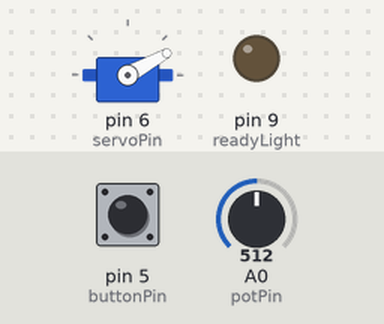
Recording of a sketch running on a simulated Arduino Uno, built with avr-gcc and run on an emulated ATmega328P. On the bench: servo, output pins drawn as LEDs (lit = HIGH). The test bench sets the inputs (shaded band); at power-on: A0 (potPin) = 512, pin 5 (buttonPin) HIGH.

Above: at 1.2 s.
1.3 s: A0 (potPin) set to 716
At 1.6 s:
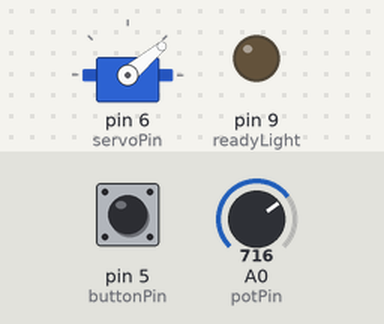
2.8 s: A0 (potPin) set to 306
At 3.9 s:
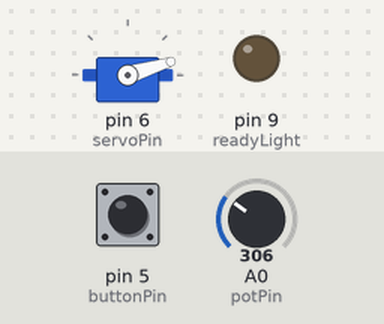
4.3 s: A0 (potPin) set to 58
At 5.0 s:
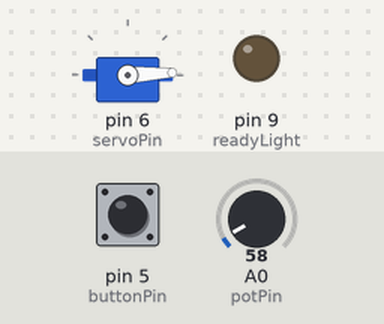
5.8 s: A0 (potPin) set to 50
At 6.2 s:
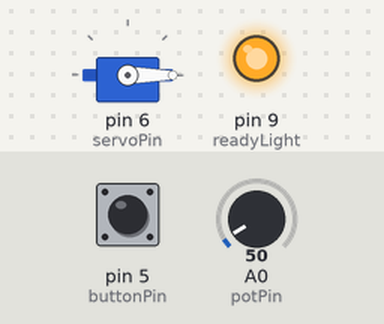
7.3 s: pin 5 (buttonPin) pulled LOW for 0.15 s
At 7.55 s:
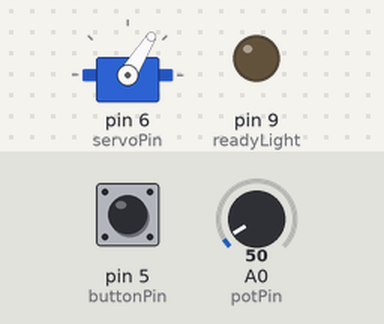
8.9 s: pin 5 (buttonPin) pulled LOW for 3.2 s
At 10.4 s:
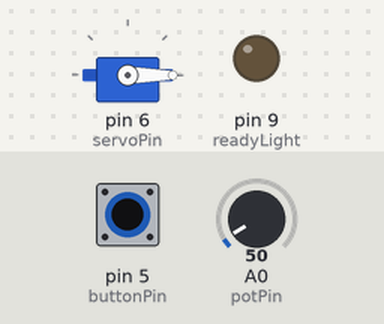
Timing chart, 0 to 13.6 s (numbered marks = the images above; inputs shaded):
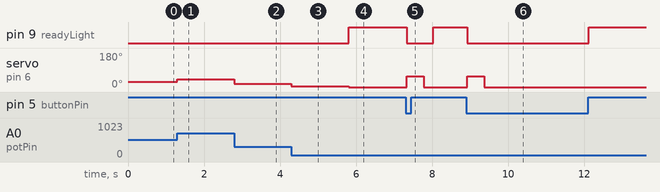

Measured:
- the behaviour switches between 53 and 52 on A0 (potPin) (found by bisection; images 3 and 4)
- after the input at 1.3 s, servo on pin 6 (servoPin): 29° → 40° at once
- after the input at 2.8 s, servo on pin 6 (servoPin): 40° → 17° at once
- after the input at 4.3 s, servo on pin 6 (servoPin): 17° → 3° at once
- after the input at 5.8 s, pin 9 (readyLight): LOW → HIGH at once; servo on pin 6 (servoPin): 3° → 0° at once
- after the input at 7.3 s, pin 9 (readyLight): HIGH → LOW at once, → HIGH 0.70 s later; servo on pin 6 (servoPin): 0° → 58° at once, → 0° 0.45 s later
- after the input at 8.9 s, pin 9 (readyLight): HIGH → LOW at once, → HIGH 3.2 s later; servo on pin 6 (servoPin): 0° → 58° at once, → 0° 0.45 s later

The sketch:

stamp_machineV2.ino
```cpp
#include <Servo.h>
Servo stamp;

const int buttonPin = 5; //marked controller pins
const int servoPin  = 6;

const int potPin = A0;
const int readyLight = 9;

const int originPoint = 0; //servo step range values
const int stampMax    = 58;

// AUTO timings
const unsigned long downTime  = 450;  // time held at stamp position
const unsigned long upTime    = 250;  // time after returning to 0
const unsigned long debounceTime = 25;


const int potZeroDeadband = 2;  // reduce noise with potentiometer

enum State { READY, MANUAL, AUTO_DOWN, AUTO_UP, WAIT_RELEASE };
State state = READY;

unsigned long t0 = 0;

unsigned long lastChangeMs = 0; //button debouncing for correct states
bool lastRaw = HIGH;
bool stableButton = HIGH;

bool readButtonDebounced() { //button reading and wait time without delay disruption
  bool raw = digitalRead(buttonPin);

  if (raw != lastRaw) {
    lastRaw = raw;
    lastChangeMs = millis();
  }
  if (millis() - lastChangeMs >= debounceTime) {
    stableButton = raw;
  }
  return stableButton;
}

int readPotPos() { //potentiometer reading and timing
  int pot = analogRead(potPin);
  int pos = map(pot, 0, 1023, 0, stampMax);
  if (pos < 0) pos = 0;
  if (pos > stampMax) pos = stampMax;

  if (pos <= potZeroDeadband) pos = 0; // deadband
  return pos;
}

void setup() {
  pinMode(buttonPin, INPUT_PULLUP); //internal resistor
  pinMode(readyLight, OUTPUT); //external resistor ~220-330

  stamp.attach(servoPin);
  stamp.write(originPoint);
}

void loop() {
  const bool btn = readButtonDebounced(); // HIGH = released, LOW = pressed
  const int potPos = readPotPos();

  // LED ON when machine is not in use, required action either button or potentiometer
  digitalWrite(readyLight, (state == READY && potPos == 0) ? HIGH : LOW);

  switch (state) {

    case READY: {
      // if user moves the potentiometer away from 0, enter MANUAL and lock out button
      if (potPos != 0) {
        stamp.write(potPos);
        state = MANUAL;
        break;
      }

      // when potentiometer is at 0 allow AUTO stamping on button press
      if (btn == LOW) {
        stamp.write(stampMax);
        t0 = millis();
        state = AUTO_DOWN;
      } else {
        // ensure stamp is at origin for action
        stamp.write(originPoint);
      }
    } break;

    case MANUAL: {
      // while pot in use, button is not available for use
      // servo follows potentiometer
      stamp.write(potPos);

      // exit MANUAL only when potentiometer returns to 0, no button mix errors
      if (potPos == 0) {
        stamp.write(originPoint);
        state = READY;
      }
    } break;

    case AUTO_DOWN: {
      // ignore potentiometer while AUTO
      if (millis() - t0 >= downTime) {
        stamp.write(originPoint);
        t0 = millis();
        state = AUTO_UP;
      }
    } break;

    case AUTO_UP: {
      // ignore potentiometer while AUTO
      if (millis() - t0 >= upTime) {
        state = WAIT_RELEASE; // don’t allow retrigger while held
      }
    } break;

    case WAIT_RELEASE: {
      // still ignore potentiometer, require button release to allow action again
      if (btn == HIGH) {
        state = READY;
      }
    } break;
  }
}
```
